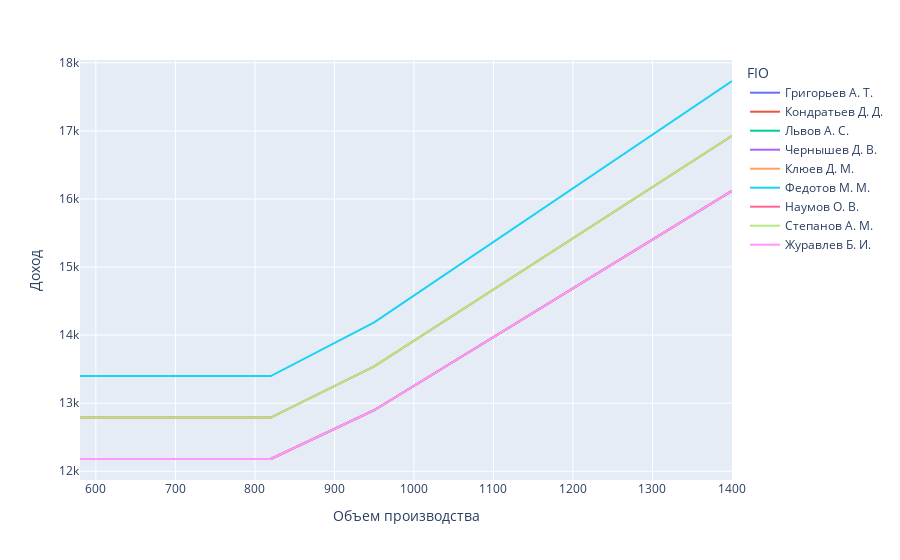

The notebook cell saved with this chart:
### Code cell
fig = px.line(df_vspomog.sort_values(by ="Объем производства" ), x="Объем производства", y="Доход", color='FIO')
fig.show()

### Figure 1 — Plotly figure (JSON) as saved in the notebook; plotly's stock layout.template omitted (floating-point values rounded to 4 significant figures)
{"data": [{"hovertemplate": "FIO=Григорьев А. Т.<br>Объем производства=%{x}<br>Доход=%{y}<extra></extra>", "legendgroup": "Григорьев А. Т.", "line": {"color": "#636efa", "dash": "solid"}, "mode": "lines", "name": "Григорьев А. Т.", "orientation": "v", "showlegend": true, "type": "scatter", "x": [580, 780, 790, 810, 820, 950, 1020, 1080, 1180, 1200, 1250, 1400], "xaxis": "x", "y": [12180, 12180, 12180, 12180, 12180, 12900.0, 13398, 13830.0, 14540.0, 14690.0, 15050.0, 16120.0], "yaxis": "y"}, {"hovertemplate": "FIO=Кондратьев Д. Д.<br>Объем производства=%{x}<br>Доход=%{y}<extra></extra>", "legendgroup": "Кондратьев Д. Д.", "line": {"color": "#EF553B", "dash": "solid"}, "mode": "lines", "name": "Кондратьев Д. Д.", "orientation": "v", "showlegend": true, "type": "scatter", "x": [580, 780, 790, 810, 820, 950, 1020, 1080, 1180, 1200, 1250, 1400], "xaxis": "x", "y": [12790.0, 12790.0, 12789, 12790.0, 12790.0, 13540.0, 14070.0, 14520.0, 15270.0, 15420.0, 15800.0, 16930.0], "yaxis": "y"}, {"hovertemplate": "FIO=Львов А. С.<br>Объем производства=%{x}<br>Доход=%{y}<extra></extra>", "legendgroup": "Львов А. С.", "line": {"color": "#00cc96", "dash": "solid"}, "mode": "lines", "name": "Львов А. С.", "orientation": "v", "showlegend": true, "type": "scatter", "x": [580, 780, 790, 810, 820, 950, 1020, 1080, 1180, 1200, 1250, 1400], "xaxis": "x", "y": [12180, 12180, 12180, 12180, 12180, 12900.0, 13398, 13830.0, 14540.0, 14690.0, 15050.0, 16120.0], "yaxis": "y"}, {"hovertemplate": "FIO=Чернышев Д. В.<br>Объем производства=%{x}<br>Доход=%{y}<extra></extra>", "legendgroup": "Чернышев Д. В.", "line": {"color": "#ab63fa", "dash": "solid"}, "mode": "lines", "name": "Чернышев Д. В.", "orientation": "v", "showlegend": true, "type": "scatter", "x": [580, 780, 790, 810, 820, 950, 1020, 1080, 1180, 1200, 1250, 1400], "xaxis": "x", "y": [12180, 12180, 12180, 12180, 12180, 12900.0, 13398, 13830.0, 14540.0, 14690.0, 15050.0, 16120.0], "yaxis": "y"}, {"hovertemplate": "FIO=Клюев Д. М.<br>Объем производства=%{x}<br>Доход=%{y}<extra></extra>", "legendgroup": "Клюев Д. М.", "line": {"color": "#FFA15A", "dash": "solid"}, "mode": "lines", "name": "Клюев Д. М.", "orientation": "v", "showlegend": true, "type": "scatter", "x": [580, 780, 790, 810, 820, 950, 1020, 1080, 1180, 1200, 1250, 1400], "xaxis": "x", "y": [12180, 12180, 12180, 12180, 12180, 12900.0, 13398, 13830.0, 14540.0, 14690.0, 15050.0, 16120.0], "yaxis": "y"}, {"hovertemplate": "FIO=Федотов М. М.<br>Объем производства=%{x}<br>Доход=%{y}<extra></extra>", "legendgroup": "Федотов М. М.", "line": {"color": "#19d3f3", "dash": "solid"}, "mode": "lines", "name": "Федотов М. М.", "orientation": "v", "showlegend": true, "type": "scatter", "x": [580, 780, 790, 810, 820, 950, 1020, 1080, 1180, 1200, 1250, 1400], "xaxis": "x", "y": [13398, 13398, 13400.0, 13398, 13398, 14190.0, 14740.0, 15210.0, 16000.0, 16160.0, 16550.0, 17730.0], "yaxis": "y"}, {"hovertemplate": "FIO=Наумов О. В.<br>Объем производства=%{x}<br>Доход=%{y}<extra></extra>", "legendgroup": "Наумов О. В.", "line": {"color": "#FF6692", "dash": "solid"}, "mode": "lines", "name": "Наумов О. В.", "orientation": "v", "showlegend": true, "type": "scatter", "x": [580, 780, 790, 810, 820, 950, 1020, 1080, 1180, 1200, 1250, 1400], "xaxis": "x", "y": [12180, 12180, 12180, 12180, 12180, 12900.0, 13398, 13830.0, 14540.0, 14690.0, 15050.0, 16120.0], "yaxis": "y"}, {"hovertemplate": "FIO=Степанов А. М.<br>Объем производства=%{x}<br>Доход=%{y}<extra></extra>", "legendgroup": "Степанов А. М.", "line": {"color": "#B6E880", "dash": "solid"}, "mode": "lines", "name": "Степанов А. М.", "orientation": "v", "showlegend": true, "type": "scatter", "x": [580, 780, 790, 810, 820, 950, 1020, 1080, 1180, 1200, 1250, 1400], "xaxis": "x", "y": [12790.0, 12790.0, 12789, 12790.0, 12790.0, 13540.0, 14070.0, 14520.0, 15270.0, 15420.0, 15800.0, 16930.0], "yaxis": "y"}, {"hovertemplate": "FIO=Журавлев Б. И.<br>Объем производства=%{x}<br>Доход=%{y}<extra></extra>", "legendgroup": "Журавлев Б. И.", "line": {"color": "#FF97FF", "dash": "solid"}, "mode": "lines", "name": "Журавлев Б. И.", "orientation": "v", "showlegend": true, "type": "scatter", "x": [580, 780, 790, 810, 820, 950, 1020, 1080, 1180, 1200, 1250, 1400], "xaxis": "x", "y": [12180, 12180, 12180, 12180, 12180, 12900.0, 13398, 13830.0, 14540.0, 14690.0, 15050.0, 16120.0], "yaxis": "y"}], "layout": {"legend": {"title": {"text": "FIO"}, "tracegroupgap": 0}, "margin": {"t": 60}, "xaxis": {"anchor": "y", "domain": [0, 1], "title": {"text": "Объем производства"}}, "yaxis": {"anchor": "x", "domain": [0, 1], "title": {"text": "Доход"}}}}
